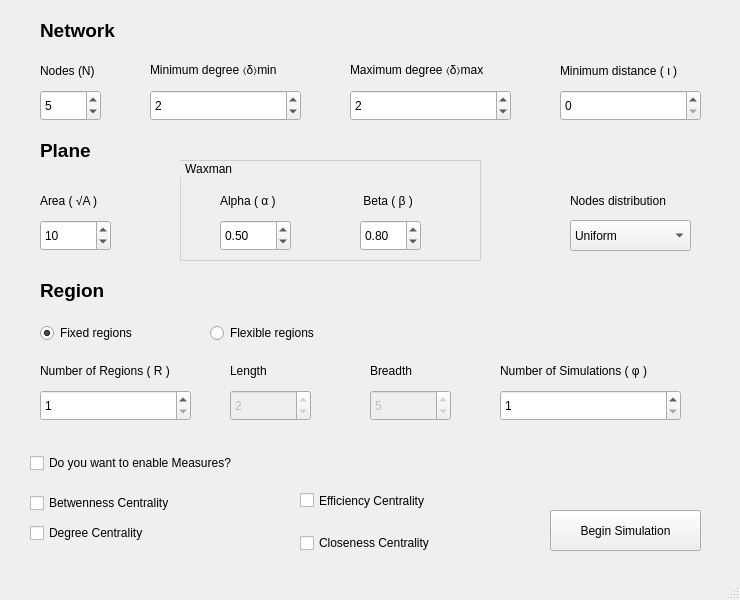
<?xml version="1.0" encoding="UTF-8"?>
<ui version="4.0">
 <class>MainWindow</class>
 <widget class="QMainWindow" name="MainWindow">
  <property name="geometry">
   <rect>
    <x>0</x>
    <y>0</y>
    <width>740</width>
    <height>600</height>
   </rect>
  </property>
  <property name="windowTitle">
   <string>Network Topologies Generator</string>
  </property>
  <widget class="QWidget" name="centralWidget">
   <widget class="QPushButton" name="pushButton">
    <property name="geometry">
     <rect>
      <x>550</x>
      <y>510</y>
      <width>151</width>
      <height>41</height>
     </rect>
    </property>
    <property name="text">
     <string>Begin Simulation</string>
    </property>
   </widget>
   <widget class="QSpinBox" name="nodes">
    <property name="geometry">
     <rect>
      <x>40</x>
      <y>90</y>
      <width>61</width>
      <height>31</height>
     </rect>
    </property>
    <property name="minimum">
     <number>3</number>
    </property>
    <property name="maximum">
     <number>1000</number>
    </property>
    <property name="value">
     <number>5</number>
    </property>
   </widget>
   <widget class="QSpinBox" name="minimumDegree">
    <property name="geometry">
     <rect>
      <x>150</x>
      <y>90</y>
      <width>151</width>
      <height>31</height>
     </rect>
    </property>
    <property name="minimum">
     <number>1</number>
    </property>
    <property name="maximum">
     <number>999</number>
    </property>
    <property name="value">
     <number>2</number>
    </property>
   </widget>
   <widget class="QSpinBox" name="maximumDegree">
    <property name="geometry">
     <rect>
      <x>350</x>
      <y>90</y>
      <width>161</width>
      <height>31</height>
     </rect>
    </property>
    <property name="minimum">
     <number>1</number>
    </property>
    <property name="maximum">
     <number>999</number>
    </property>
    <property name="value">
     <number>2</number>
    </property>
   </widget>
   <widget class="QSpinBox" name="distance">
    <property name="geometry">
     <rect>
      <x>560</x>
      <y>90</y>
      <width>141</width>
      <height>31</height>
     </rect>
    </property>
   </widget>
   <widget class="QSpinBox" name="area">
    <property name="geometry">
     <rect>
      <x>40</x>
      <y>220</y>
      <width>71</width>
      <height>31</height>
     </rect>
    </property>
    <property name="minimum">
     <number>6</number>
    </property>
    <property name="maximum">
     <number>100000</number>
    </property>
    <property name="value">
     <number>10</number>
    </property>
   </widget>
   <widget class="QSpinBox" name="numberOfRegions">
    <property name="geometry">
     <rect>
      <x>40</x>
      <y>390</y>
      <width>151</width>
      <height>31</height>
     </rect>
    </property>
    <property name="minimum">
     <number>1</number>
    </property>
    <property name="maximum">
     <number>99999</number>
    </property>
   </widget>
   <widget class="QSpinBox" name="length">
    <property name="enabled">
     <bool>false</bool>
    </property>
    <property name="geometry">
     <rect>
      <x>230</x>
      <y>390</y>
      <width>81</width>
      <height>31</height>
     </rect>
    </property>
    <property name="minimum">
     <number>1</number>
    </property>
    <property name="maximum">
     <number>99999</number>
    </property>
    <property name="value">
     <number>2</number>
    </property>
   </widget>
   <widget class="QSpinBox" name="breadth">
    <property name="enabled">
     <bool>false</bool>
    </property>
    <property name="geometry">
     <rect>
      <x>370</x>
      <y>390</y>
      <width>81</width>
      <height>31</height>
     </rect>
    </property>
    <property name="minimum">
     <number>1</number>
    </property>
    <property name="maximum">
     <number>99999</number>
    </property>
    <property name="value">
     <number>5</number>
    </property>
   </widget>
   <widget class="QRadioButton" name="fixedRegions">
    <property name="geometry">
     <rect>
      <x>40</x>
      <y>320</y>
      <width>141</width>
      <height>26</height>
     </rect>
    </property>
    <property name="text">
     <string>Fixed regions</string>
    </property>
    <property name="checked">
     <bool>true</bool>
    </property>
   </widget>
   <widget class="QRadioButton" name="fexibleRegions">
    <property name="geometry">
     <rect>
      <x>210</x>
      <y>320</y>
      <width>161</width>
      <height>26</height>
     </rect>
    </property>
    <property name="text">
     <string>Flexible regions</string>
    </property>
   </widget>
   <widget class="QComboBox" name="comboBox">
    <property name="geometry">
     <rect>
      <x>570</x>
      <y>220</y>
      <width>121</width>
      <height>31</height>
     </rect>
    </property>
    <item>
     <property name="text">
      <string>Uniform</string>
     </property>
    </item>
    <item>
     <property name="text">
      <string>Random</string>
     </property>
    </item>
   </widget>
   <widget class="QCheckBox" name="measures">
    <property name="geometry">
     <rect>
      <x>30</x>
      <y>450</y>
      <width>251</width>
      <height>26</height>
     </rect>
    </property>
    <property name="text">
     <string>Do you want to enable Measures?</string>
    </property>
   </widget>
   <widget class="QCheckBox" name="bc">
    <property name="geometry">
     <rect>
      <x>30</x>
      <y>490</y>
      <width>181</width>
      <height>26</height>
     </rect>
    </property>
    <property name="text">
     <string>Betwenness Centrality</string>
    </property>
   </widget>
   <widget class="QCheckBox" name="dc">
    <property name="geometry">
     <rect>
      <x>30</x>
      <y>520</y>
      <width>171</width>
      <height>26</height>
     </rect>
    </property>
    <property name="text">
     <string>Degree Centrality</string>
    </property>
   </widget>
   <widget class="QCheckBox" name="ec">
    <property name="geometry">
     <rect>
      <x>300</x>
      <y>490</y>
      <width>161</width>
      <height>21</height>
     </rect>
    </property>
    <property name="text">
     <string>Efficiency Centrality</string>
    </property>
   </widget>
   <widget class="QCheckBox" name="cc">
    <property name="geometry">
     <rect>
      <x>300</x>
      <y>530</y>
      <width>161</width>
      <height>26</height>
     </rect>
    </property>
    <property name="text">
     <string>Closeness Centrality</string>
    </property>
   </widget>
   <widget class="QSpinBox" name="numberOfSimulations">
    <property name="geometry">
     <rect>
      <x>500</x>
      <y>390</y>
      <width>181</width>
      <height>31</height>
     </rect>
    </property>
    <property name="minimum">
     <number>1</number>
    </property>
    <property name="maximum">
     <number>99999</number>
    </property>
   </widget>
   <widget class="QLabel" name="label">
    <property name="geometry">
     <rect>
      <x>40</x>
      <y>60</y>
      <width>67</width>
      <height>21</height>
     </rect>
    </property>
    <property name="text">
     <string>Nodes (N)</string>
    </property>
   </widget>
   <widget class="QLabel" name="label_2">
    <property name="geometry">
     <rect>
      <x>150</x>
      <y>60</y>
      <width>151</width>
      <height>21</height>
     </rect>
    </property>
    <property name="text">
     <string>Minimum degree 〈δ〉min</string>
    </property>
   </widget>
   <widget class="QLabel" name="label_3">
    <property name="geometry">
     <rect>
      <x>350</x>
      <y>60</y>
      <width>171</width>
      <height>21</height>
     </rect>
    </property>
    <property name="text">
     <string>Maximum degree 〈δ〉max</string>
    </property>
   </widget>
   <widget class="QLabel" name="label_4">
    <property name="geometry">
     <rect>
      <x>560</x>
      <y>60</y>
      <width>141</width>
      <height>21</height>
     </rect>
    </property>
    <property name="text">
     <string>Minimum distance ( ι )</string>
    </property>
   </widget>
   <widget class="QLabel" name="label_5">
    <property name="geometry">
     <rect>
      <x>500</x>
      <y>360</y>
      <width>181</width>
      <height>21</height>
     </rect>
    </property>
    <property name="text">
     <string>Number of Simulations ( φ )</string>
    </property>
   </widget>
   <widget class="QLabel" name="label_8">
    <property name="geometry">
     <rect>
      <x>230</x>
      <y>360</y>
      <width>67</width>
      <height>21</height>
     </rect>
    </property>
    <property name="text">
     <string>Length</string>
    </property>
   </widget>
   <widget class="QLabel" name="label_9">
    <property name="geometry">
     <rect>
      <x>370</x>
      <y>360</y>
      <width>67</width>
      <height>21</height>
     </rect>
    </property>
    <property name="text">
     <string>Breadth</string>
    </property>
   </widget>
   <widget class="QLabel" name="label_10">
    <property name="geometry">
     <rect>
      <x>40</x>
      <y>360</y>
      <width>161</width>
      <height>21</height>
     </rect>
    </property>
    <property name="text">
     <string>Number of Regions ( R )</string>
    </property>
   </widget>
   <widget class="QLabel" name="label_11">
    <property name="geometry">
     <rect>
      <x>40</x>
      <y>190</y>
      <width>81</width>
      <height>21</height>
     </rect>
    </property>
    <property name="text">
     <string>Area ( √A )</string>
    </property>
   </widget>
   <widget class="QLabel" name="label_12">
    <property name="geometry">
     <rect>
      <x>570</x>
      <y>190</y>
      <width>131</width>
      <height>21</height>
     </rect>
    </property>
    <property name="text">
     <string>Nodes distribution</string>
    </property>
   </widget>
   <widget class="QLabel" name="label_13">
    <property name="geometry">
     <rect>
      <x>40</x>
      <y>20</y>
      <width>91</width>
      <height>21</height>
     </rect>
    </property>
    <property name="font">
     <font>
      <pointsize>14</pointsize>
      <weight>75</weight>
      <bold>true</bold>
     </font>
    </property>
    <property name="text">
     <string>Network</string>
    </property>
   </widget>
   <widget class="QLabel" name="label_14">
    <property name="geometry">
     <rect>
      <x>40</x>
      <y>140</y>
      <width>67</width>
      <height>21</height>
     </rect>
    </property>
    <property name="font">
     <font>
      <pointsize>14</pointsize>
      <weight>75</weight>
      <bold>true</bold>
     </font>
    </property>
    <property name="text">
     <string>Plane</string>
    </property>
   </widget>
   <widget class="QGroupBox" name="groupBox">
    <property name="geometry">
     <rect>
      <x>180</x>
      <y>160</y>
      <width>301</width>
      <height>101</height>
     </rect>
    </property>
    <property name="styleSheet">
     <string notr="true">QGroupBox {
	border:1px solid #d0d0d0;

}</string>
    </property>
    <property name="title">
     <string> Waxman</string>
    </property>
    <widget class="QLabel" name="label_7">
     <property name="geometry">
      <rect>
       <x>40</x>
       <y>30</y>
       <width>71</width>
       <height>21</height>
      </rect>
     </property>
     <property name="text">
      <string>Alpha ( α )</string>
     </property>
    </widget>
    <widget class="QDoubleSpinBox" name="alpha">
     <property name="geometry">
      <rect>
       <x>40</x>
       <y>60</y>
       <width>71</width>
       <height>31</height>
      </rect>
     </property>
     <property name="minimum">
      <double>0.010000000000000</double>
     </property>
     <property name="maximum">
      <double>1.000000000000000</double>
     </property>
     <property name="singleStep">
      <double>0.100000000000000</double>
     </property>
     <property name="value">
      <double>0.500000000000000</double>
     </property>
    </widget>
    <widget class="QLabel" name="label_6">
     <property name="geometry">
      <rect>
       <x>180</x>
       <y>30</y>
       <width>67</width>
       <height>21</height>
      </rect>
     </property>
     <property name="text">
      <string> Beta ( β )</string>
     </property>
    </widget>
    <widget class="QDoubleSpinBox" name="beta">
     <property name="geometry">
      <rect>
       <x>180</x>
       <y>60</y>
       <width>61</width>
       <height>31</height>
      </rect>
     </property>
     <property name="minimum">
      <double>0.100000000000000</double>
     </property>
     <property name="maximum">
      <double>1.000000000000000</double>
     </property>
     <property name="singleStep">
      <double>0.050000000000000</double>
     </property>
     <property name="value">
      <double>0.800000000000000</double>
     </property>
    </widget>
   </widget>
   <widget class="QLabel" name="label_15">
    <property name="geometry">
     <rect>
      <x>40</x>
      <y>280</y>
      <width>67</width>
      <height>21</height>
     </rect>
    </property>
    <property name="font">
     <font>
      <pointsize>14</pointsize>
      <weight>75</weight>
      <bold>true</bold>
     </font>
    </property>
    <property name="text">
     <string>Region</string>
    </property>
   </widget>
   <zorder>fexibleRegions</zorder>
   <zorder>groupBox</zorder>
   <zorder>pushButton</zorder>
   <zorder>nodes</zorder>
   <zorder>minimumDegree</zorder>
   <zorder>maximumDegree</zorder>
   <zorder>distance</zorder>
   <zorder>area</zorder>
   <zorder>numberOfRegions</zorder>
   <zorder>length</zorder>
   <zorder>breadth</zorder>
   <zorder>fixedRegions</zorder>
   <zorder>comboBox</zorder>
   <zorder>measures</zorder>
   <zorder>bc</zorder>
   <zorder>dc</zorder>
   <zorder>ec</zorder>
   <zorder>cc</zorder>
   <zorder>numberOfSimulations</zorder>
   <zorder>label</zorder>
   <zorder>label_2</zorder>
   <zorder>label_3</zorder>
   <zorder>label_4</zorder>
   <zorder>label_5</zorder>
   <zorder>label_8</zorder>
   <zorder>label_9</zorder>
   <zorder>label_10</zorder>
   <zorder>label_11</zorder>
   <zorder>label_12</zorder>
   <zorder>label_13</zorder>
   <zorder>label_14</zorder>
   <zorder>label_15</zorder>
  </widget>
  <widget class="QStatusBar" name="statusBar"/>
 </widget>
 <layoutdefault spacing="6" margin="11"/>
 <tabstops>
  <tabstop>beta</tabstop>
  <tabstop>alpha</tabstop>
  <tabstop>pushButton</tabstop>
  <tabstop>minimumDegree</tabstop>
  <tabstop>nodes</tabstop>
  <tabstop>maximumDegree</tabstop>
  <tabstop>distance</tabstop>
  <tabstop>area</tabstop>
  <tabstop>numberOfRegions</tabstop>
  <tabstop>length</tabstop>
  <tabstop>breadth</tabstop>
  <tabstop>fixedRegions</tabstop>
  <tabstop>fexibleRegions</tabstop>
  <tabstop>comboBox</tabstop>
  <tabstop>measures</tabstop>
  <tabstop>bc</tabstop>
  <tabstop>dc</tabstop>
  <tabstop>ec</tabstop>
  <tabstop>cc</tabstop>
  <tabstop>numberOfSimulations</tabstop>
 </tabstops>
 <resources/>
 <connections/>
</ui>
